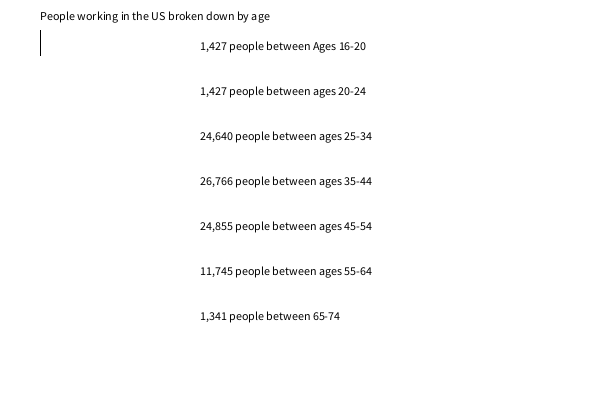
Frame 1 (no input)
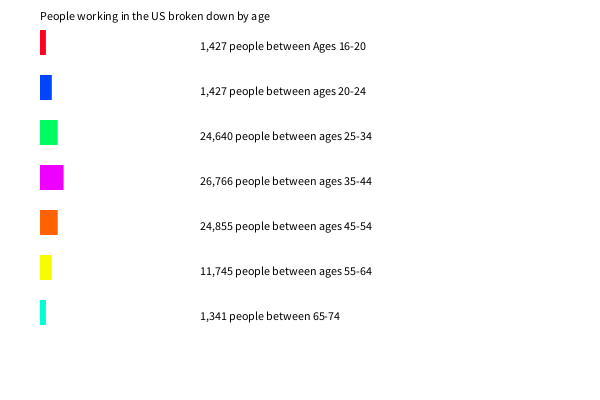
Frame 60 (the mouse pressed at the canvas centre just before this capture)
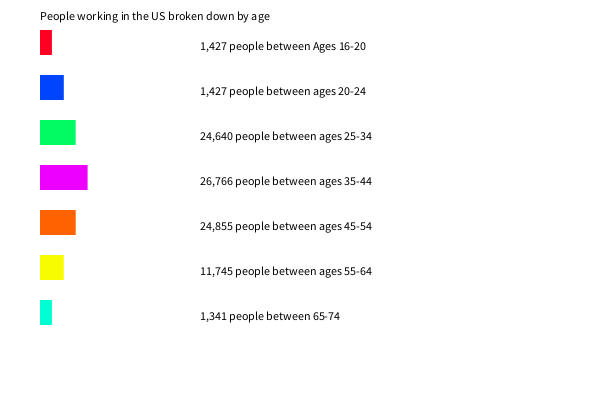
Frame 120 (the mouse held since frame 60 and released just before this capture)

The Processing sketch that drew these frames (run headless with seeded random() and noise(); from frame 60 on, the mouse is pressed at the canvas centre):

// Processing sketch: processing_72207
// ── processing_72207.pde

float barOne;
float barTwo;
float barThree;
float barFour;
float barFive;
float barSix; 
float barSeven;



void setup() {
  size(600, 400);
  smooth();
}



void draw() {
      background(255, 255, 255);


  fill(#000000);
  text("People working in the US broken down by age", 40, 20);
  text("1,427 people between Ages 16-20", 200, 50);
  text("1,427 people between ages 20-24", 200, 95);
  text("24,640 people between ages 25-34", 200, 140);
  text("26,766 people between ages 35-44", 200, 185);
  text("24,855 people between ages 45-54", 200, 230);
  text("11,745 people between ages 55-64", 200, 275);
  text("1,341 people between 65-74", 200, 320);


  //1%
   fill(#FF0022);
  rect(40, 30, barOne, 25);
  noStroke();
  barOne+=.10;
  if ( barOne > 17) {
    barOne=0;
  }
  
  fill(#0045FC);
  noStroke();
  rect(40, 75, barTwo, 25);
  barTwo+=.20;
  if (barTwo>30) {
    barTwo=0;
  }
  fill(#00FC62);
  noStroke();
  rect(40, 120, barThree, 25);
  barThree+=.30;
  if (barThree>90) {
    barThree=0;
  }
  fill(#ED00FF);
  noStroke();
  rect(40, 165, barFour, 25);
  barFour+=.40;
  if (barFour>110) {
    barFour=0;
  } 
  
  
  fill(#FF6200);
  rect(40, 210, barFive, 25);
  barFive+=.30;
  if (barFive>90) {
    barFive=0;
  }
  
  fill(#F8FC00);
  noStroke();
  rect(40, 255, barSix, 25);
  barSix+=.20;
  if (barSix>60) {
    barSix=0;
  }
  
  fill(#00FFD2);
  noStroke();
  rect(40, 300, barSeven, 25);
  barSeven+=.10;
  if (barSeven>17) {
    barSeven=0;
  }
}
